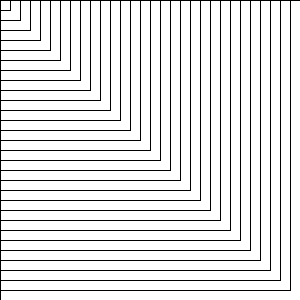
Frame 1 (no input)
Frame 2 (the mouse pressed at the canvas centre, redrawn once): identical to frame 1, image omitted

The Processing sketch that drew this single still picture (run headless with seeded random() and noise(); the mouse was pressed at the canvas centre and the sketch redrawn once):

// Processing sketch: Grid_example
// ── Grid_example.pde
//KP - S25 - Musterlosüng - Grid aus vierecken
void setup() {
size(300, 300);
//frameRate(0.5);
//clear();
}
void draw() {
noLoop();
  stroke(0);
  
  for (int i = 0;i<100;i++){
 // translate(i+10,i+10);
  
  rect(0,0,width-i*10,height-i*10);
  }
  
  }
 // fill(255);
 //int j = 10;
  //for(int i = 0; i < 10; i++){
   // translate (300-j,300-j);
    //triangle(random(300), random(300), random(300), random(300), 150, 150);
     // rect(300,300,-frameCount*10,-frameCount*10);
     // j=j+10;
// translate(300-i+10,300-i+10);
//}
